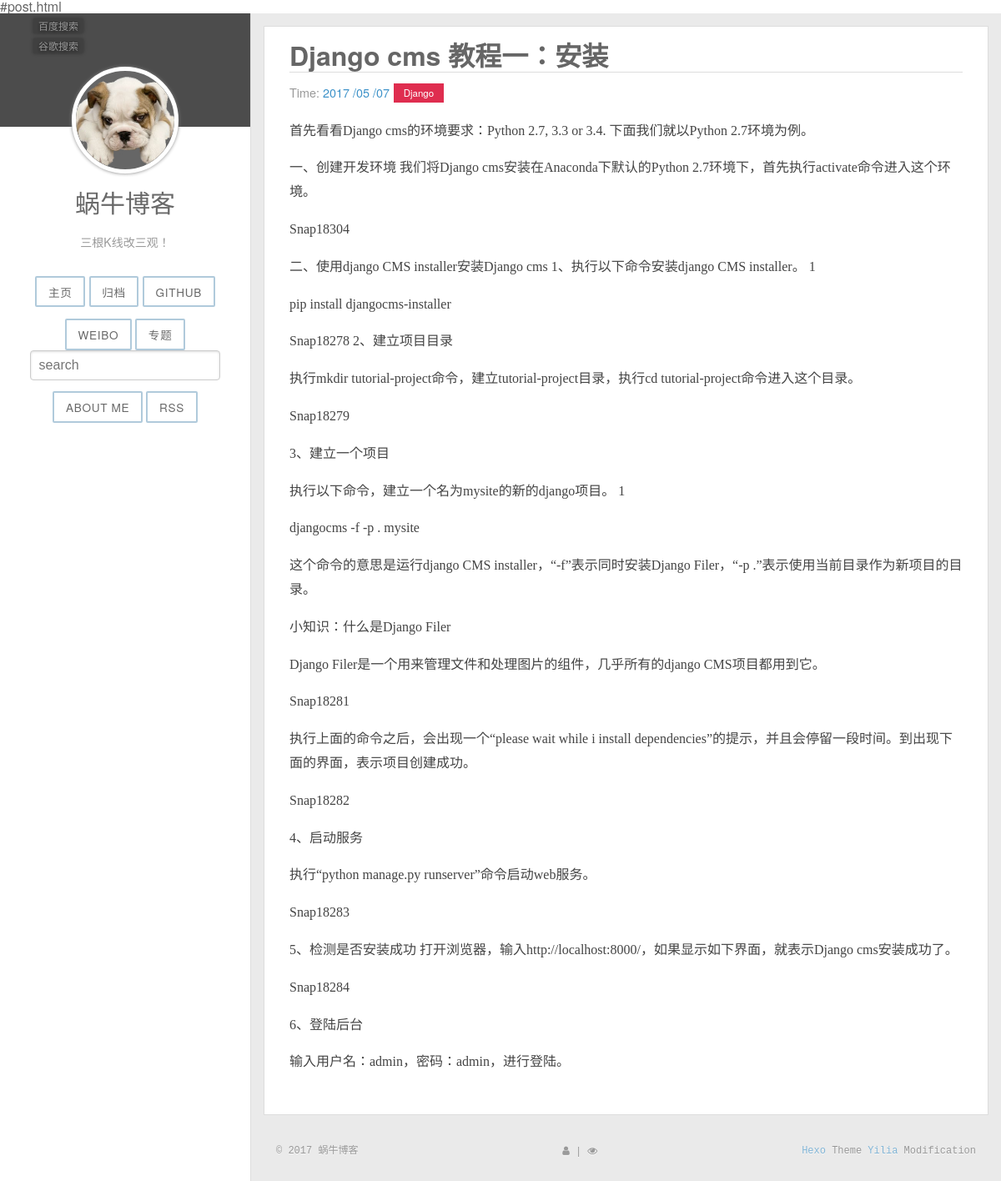
Page /10/ on the committed database.
### article/models.py (models this page shows, shortened)
class Article(models.Model) :
    title = models.CharField(max_length = 100)  #博客题目
    category = models.CharField(max_length = 50, blank = True)  #博客标签
    date_time = models.DateTimeField(auto_now_add = True)  #博客日期
    content = models.TextField(blank = True, null = True)  #博客文章正文
    class Meta:  #按时间下降排序
        ordering = ['-date_time']

### article/views.py (the view)
# urls.py: url(r'^(?P<id>\d+)/$', views.detail, name='detail'),
def detail(request, id):
    try:
        post = Article.objects.get(id=str(id))
    except Article.DoesNotExist:
        raise Http404
    return render(request, 'post.html', {'post' : post})

### article/templatetags/custom_markdown.py (called while the page is built)
@register.filter(is_safe=True)  #注册template filter
@stringfilter  #希望字符串作为参数
def custom_markdown(value):
    return mark_safe(markdown.markdown(value,
        extensions = ['markdown.extensions.fenced_code', 'markdown.extensions.codehilite'],
                                       safe_mode=True,
                                       enable_attributes=False))

### templates/post.html (shortened to what this page needs)
{% extends "base.html" %}
{% load custom_markdown %}
{% block content %}
<div class="posts">
        <section class="post">
            <header class="post-header">
                <h2 class="post-title">{{ post.title }}</h2>
                    <p class="post-meta">
                        Time:  <a class="post-author" href="#">{{ post.date_time|date:"Y /m /d"}}</a> <a class="post-category post-category-js" href="{% url "search_tag" tag=post.category %}">{{ post.category }}</a>
                    </p>
            </header>
                <div class="post-description">
                    <p>
                         {{ post.content|custom_markdown }}
                    </p>
                </div>
        </section>
</div>
{% endblock %}

### article/static/css/style.css (style rules this page uses)
body { width: 100%; }
body:before, body:after { content: ""; display: table; }
body:after { clear: both; }
html, body, div, span, applet, object, iframe, h1, h2, h3, h4, h5, h6, p, blockquote, pre, a, abbr, acronym, address, big, cite, code, del, dfn, em, img, ins, kbd, q, s, samp, small, strike, strong, sub, sup, tt, var, dl, dt, dd, ol, ul, li, fieldset, form, label, legend, table, caption, tbody, tfoot, thead, tr, th, td { margin: 0; padding: 0; border: 0; outline: 0; font-weight: inherit; font-style: inherit; font-family: inherit; font-size: 100%; vertical-align: baseline; }
body { line-height: 1; color: #000; background: #fff; }
html, body, #container { height: 100%; }
body { font-family: "微软雅黑", "HelveticaNeue-Light", "Helvetica Neue Light", "Helvetica Neue", Helvetica, Arial, sans-serif; font-size: 16px; background: #fff; color: rgba(0,0,0,0.6); -webkit-overflow-scrolling: touch; }
h1, h2, h3 { display: block; }
h2 { font-size: 1.3em; }
a { text-decoration: none; outline-width: 0; color: #258fb8; outline: none; }
.article-entry p { margin-top: 10px; }
.article-entry h2 { margin-top: 20px; font-weight: bold; color: #666; padding-bottom: 5px; border-bottom: 1px solid #ddd; }

### article/static/css/pure-min.css (style rules this page uses)
article,aside,details,figcaption,figure,footer,header,hgroup,main,nav,section,summary { display:block }
html { font-size:100%;-ms-text-size-adjust:100%;-webkit-text-size-adjust:100% }
html,button,input,select,textarea { font-family:sans-serif }
body { margin:0 }
h2 { font-size:1.5em;margin:.83em 0 }
p,pre { margin:1em 0 }

### article/static/css/blog.css (style rules this page uses)
* { -webkit-box-sizing: border-box; -moz-box-sizing: border-box; box-sizing: border-box; }
a { text-decoration: none; color: rgb(61, 146, 201); }
.post { padding-bottom: 2em; }
.post-title { font-size: 2em; color: #222; margin-bottom: 0.2em; }
.post-description { font-family: Georgia, "Cambria", serif; color: #444; line-height: 1.8em; }
.post-meta { color: #999; font-size: 90%; margin: 0; }
.post-category { margin: 0 0.1em; padding: 0.3em 1em; color: #fff; background: #999; font-size: 80%; }
.post-category-js { background: #df2d4f; }

### rows in the picture
Article: title "Django cms 教程一：安装", date_time "2017 /05 /07", category "Django", content|custom_markdown "首先看看Django cms的环境要求：Python 2.7, 3.3 or 3.4. 下面我们就以Python 2.7环境为例。 一、创建开发环境 我们将Django cms安装在Anaconda下默认的Python 2.7环境下，首先执行activate命令进入这个环境。 Snap18304 二、使用django CMS installer安装Django cms 1、执行以下命令安装django CMS installer。 1 pip install djangocms-installer Snap18278 2、建立项目目录 执行mkdir tutorial-project命令，建立tutorial-project目录，执行cd tutorial-project命令进入这个目录。 Snap18279 3、建立一个项目 执行以下命令，建立一个名为mysite的新的django项目。 1 djangocms -f -p . mysite 这个命令的意思是运行django CMS installer，“-f”表示同时安装Django Filer，“-p .”表示使用当前目录作为新项目的目录。 小知识：什么是Django Filer Django Filer是一个用来管理文件和处理图片的组件，几乎所有的django CMS项目都用到它。 Snap18281 执行上面的命令之后，会出现一个“please wait while i install dependencies”的提示，并且会停留一段时间。到出现下面的界面，表示项目创建成功。 Snap18282 4、启动服务…"
